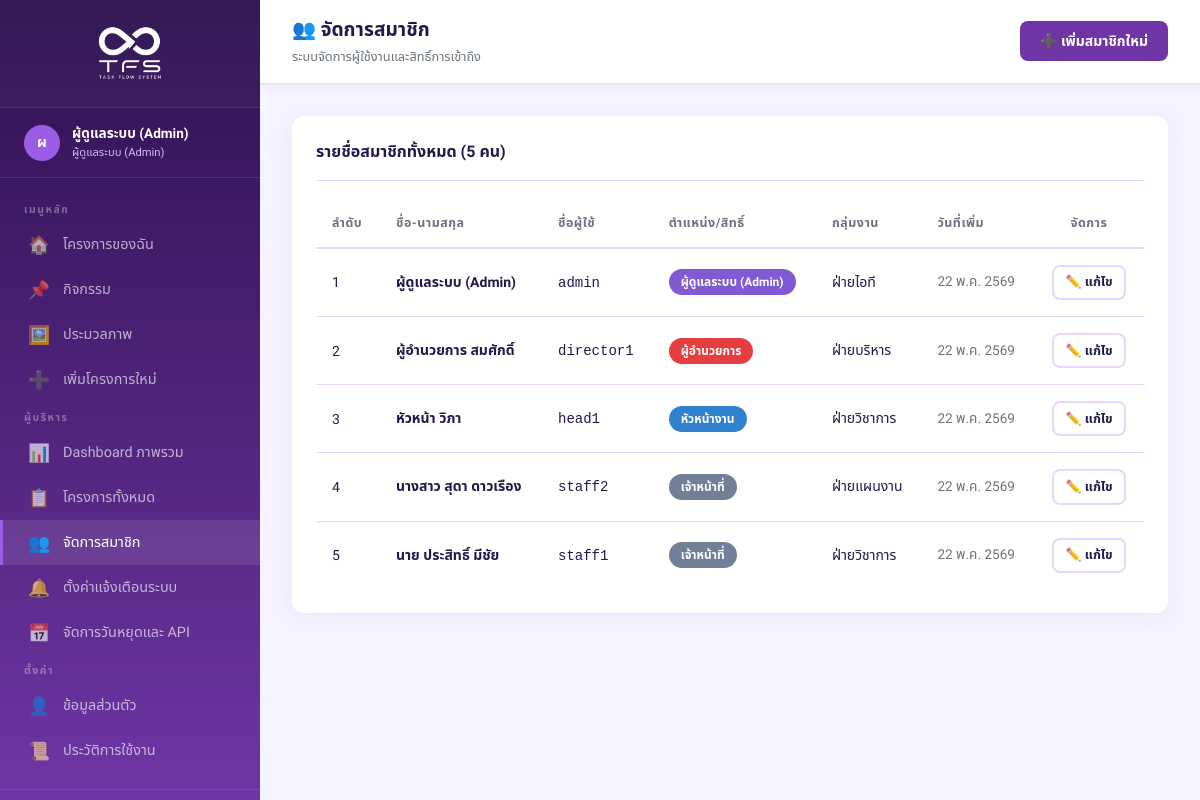
/users.php (signed in), run on the app's committed database.
### tables this page shows
CREATE TABLE IF NOT EXISTS users (
    id INT AUTO_INCREMENT PRIMARY KEY,
    username VARCHAR(50) NOT NULL UNIQUE,
    password VARCHAR(255) NOT NULL,
    full_name VARCHAR(150) NOT NULL,
    role ENUM('staff','head','director','admin') NOT NULL DEFAULT 'staff',
    department VARCHAR(100),
    telegram_chat_id VARCHAR(100) DEFAULT NULL,
    discord_webhook_url VARCHAR(255) DEFAULT NULL,
    line_notify_token VARCHAR(255) DEFAULT NULL,
    created_at TIMESTAMP DEFAULT CURRENT_TIMESTAMP
);

### includes/functions.php (called while the page is built, shortened)
<?php
function thaiDate(?string $date): string {
    $months = ['','ม.ค.','ก.พ.','มี.ค.','เม.ย.','พ.ค.','มิ.ย.',
               'ก.ค.','ส.ค.','ก.ย.','ต.ค.','พ.ย.','ธ.ค.'];
    $d = date('j', strtotime($date));
    $m = $months[(int)date('n', strtotime($date))];
    $y = (int)date('Y', strtotime($date)) + 543;
    return "$d $m $y";
}

### users.php (the view, shortened to what this page needs)
<?php
require_once __DIR__ . '/includes/header.php';
$stmt = $pdo->query("SELECT * FROM users ORDER BY role DESC, full_name ASC");
$users = $stmt->fetchAll();
?>
<div class="topbar">
    <div style="display: flex; align-items: center; gap: 0.75rem;">
        <div>
        <h2>👥 จัดการสมาชิก</h2>
        <div class="topbar-breadcrumb">ระบบจัดการผู้ใช้งานและสิทธิ์การเข้าถึง</div>
    </div>
    </div>
    <a href="register.php" class="btn btn-primary">➕ เพิ่มสมาชิกใหม่</a>
</div>
<div class="page-content">
    <div class="card fade-in">
        <div class="card-header">
            <h3>รายชื่อสมาชิกทั้งหมด (<?= count($users) ?> คน)</h3>
        </div>
        <div class="table-wrap table-responsive-cards">
            <table class="table">
                <thead>
                    <tr>
                        <th>ลำดับ</th>
                        <th>ชื่อ-นามสกุล</th>
                        <th>ชื่อผู้ใช้</th>
                        <th>ตำแหน่ง/สิทธิ์</th>
                        <th>กลุ่มงาน</th>
                        <th>วันที่เพิ่ม</th>
                        <th style="text-align:center">จัดการ</th>
                    </tr>
                </thead>
                <tbody>
                    <?php
                    $roleColors = ['admin'=>'#805ad5', 'director'=>'#e53e3e', 'head'=>'#3182ce', 'staff'=>'#718096'];
                    $roleLabels = ['admin'=>'ผู้ดูแลระบบ (Admin)', 'director'=>'ผู้อำนวยการ', 'head'=>'หัวหน้างาน', 'staff'=>'เจ้าหน้าที่'];
                    foreach ($users as $idx => $u):
                    ?>
                    <tr>
                        <td data-label="ลำดับ"><?= $idx + 1 ?></td>
                        <td data-label="ชื่อ-นามสกุล"><strong><?= htmlspecialchars($u['full_name']) ?></strong></td>
                        <td data-label="ชื่อผู้ใช้"><code><?= htmlspecialchars($u['username']) ?></code></td>
                        <td data-label="ตำแหน่ง/สิทธิ์">
                            <span class="badge" style="background:<?= $roleColors[$u['role']] ?>;color:#fff">
                                <?= $roleLabels[$u['role']] ?>
                            </span>
                        </td>
                        <td data-label="กลุ่มงาน"><?= htmlspecialchars($u['department'] ?: '-') ?></td>
                        <td data-label="วันที่เพิ่ม" style="font-size:0.85rem;color:var(--text-muted)"><?= thaiDate($u['created_at']) ?></td>
                        <td data-label="จัดการ" style="text-align:center">
                            <div style="display:flex;gap:0.5rem;justify-content:center">
                                <a href="edit_user.php?id=<?= $u['id'] ?>" class="btn btn-outline btn-sm">✏️ แก้ไข</a>
                            </div>
                        </td>
                    </tr>
                    <?php endforeach; ?>
                </tbody>
            </table>
        </div>
    </div>
</div>
<?php require_once __DIR__ . '/includes/footer.php'; ?>

### includes/header.php (shortened to what this page needs)
<?php
require_once __DIR__ . '/functions.php';
$current_page = basename($_SERVER['PHP_SELF'], '.php');
$role = $_SESSION['role'];
$name = $_SESSION['user_name'];
$initials = mb_substr($name, 0, 1, 'UTF-8');
?>
<!DOCTYPE html>
<html lang="th">
<head>
    <link rel="stylesheet" href="assets/css/style.css?v=<?= time() ?>">
</head>
<body>
<aside class="sidebar">
    <div class="sidebar-logo" style="padding: 1rem 1.25rem; display: flex; justify-content: center; align-items: center; background: rgba(255,255,255,0.03);">
        <img src="assets/images/logo-light.png" alt="TFS Logo" style="max-width: 100%; max-height: 75px; border-radius: 8px; object-fit: contain;">
    </div>
    <div class="sidebar-user">
        <div class="user-avatar"><?= $initials ?></div>
        <div class="sidebar-user-info">
            <div class="name"><?= htmlspecialchars($name) ?></div>
            <div class="role-badge">
                <?php
                $roleLabels = ['staff'=>'เจ้าหน้าที่','head'=>'หัวหน้างาน','director'=>'ผู้อำนวยการ','admin'=>'ผู้ดูแลระบบ (Admin)'];
                echo $roleLabels[$role] ?? $role;
                ?>
            </div>
        </div>
    </div>
    <nav class="sidebar-nav">
        <div class="nav-section">เมนูหลัก</div>
        <?php if ($role !== 'director'): ?>
        <a href="index.php" class="<?= $current_page === 'index' ? 'active' : '' ?>">
            <span class="icon">🏠</span> โครงการของฉัน
        </a>
        <?php endif; ?>
        <a href="activities.php" class="<?= $current_page === 'activities' ? 'active' : '' ?>">
            <span class="icon">📌</span> กิจกรรม
        </a>
        <a href="gallery.php" class="<?= $current_page === 'gallery' ? 'active' : '' ?>">
            <span class="icon">🖼️</span> ประมวลภาพ
        </a>
        <?php if ($role !== 'director'): ?>
        <a href="add_project.php" class="<?= $current_page === 'add_project' ? 'active' : '' ?>">
            <span class="icon">➕</span> เพิ่มโครงการใหม่
        </a>
        <?php endif; ?>
        <?php if (in_array($role, ['head', 'director', 'admin'])): ?>
        <div class="nav-section">ผู้บริหาร</div>
        <a href="dashboard.php" class="<?= $current_page === 'dashboard' ? 'active' : '' ?>">
            <span class="icon">📊</span> Dashboard ภาพรวม
        </a>
        <a href="all_projects.php" class="<?= $current_page === 'all_projects' ? 'active' : '' ?>">
            <span class="icon">📋</span> โครงการทั้งหมด
        </a>
        <?php if ($role === 'admin'): ?>
        <a href="users.php" class="<?= $current_page === 'users' ? 'active' : '' ?>">
            <span class="icon">👥</span> จัดการสมาชิก
        </a>
        <a href="admin_notifications.php" class="<?= $current_page === 'admin_notifications' ? 'active' : '' ?>">
            <span class="icon">🔔</span> ตั้งค่าแจ้งเตือนระบบ
        </a>
        <a href="sync_holidays.php" class="<?= $current_page === 'sync_holidays' ? 'active' : '' ?>">
            <span class="icon">📅</span> จัดการวันหยุดและ API
        </a>
        <?php endif; ?>
        <?php endif; ?>
        <div class="nav-section">ตั้งค่า</div>
        <a href="profile.php" class="<?= $current_page === 'profile' ? 'active' : '' ?>">
            <span class="icon">👤</span> ข้อมูลส่วนตัว
        </a>
        <?php if ($role === 'admin'): ?>
        <a href="logs.php" class="<?= $current_page === 'logs' ? 'active' : '' ?>">
            <span class="icon">📜</span> ประวัติการใช้งาน
        </a>
        <?php endif; ?>
    </nav>
    <div class="sidebar-footer">
    </div>
</aside>
<div class="main-content">

### includes/footer.php
    </div>
</body>
</html>

### data on the page
users: full_name "ผู้ดูแลระบบ (Admin)", username "admin", role "ผู้ดูแลระบบ (Admin)", department "ฝ่ายไอที", created_at "22 พ.ค. 2569"
users: full_name "ผู้อำนวยการ สมศักดิ์", username "director1", role "ผู้อำนวยการ", department "ฝ่ายบริหาร", created_at "22 พ.ค. 2569"
users: full_name "หัวหน้า วิภา", username "head1", role "หัวหน้างาน", department "ฝ่ายวิชาการ", created_at "22 พ.ค. 2569"
users: full_name "นางสาว สุดา ดาวเรือง", username "staff2", role "เจ้าหน้าที่", department "ฝ่ายแผนงาน", created_at "22 พ.ค. 2569"
users: full_name "นาย ประสิทธิ์ มีชัย", username "staff1", role "เจ้าหน้าที่", department "ฝ่ายวิชาการ", created_at "22 พ.ค. 2569"

### other printed values
$initials "ผ"
$name "ผู้ดูแลระบบ (Admin)"
$roleLabels[$role] "ผู้ดูแลระบบ (Admin)"
count($users) "5"
